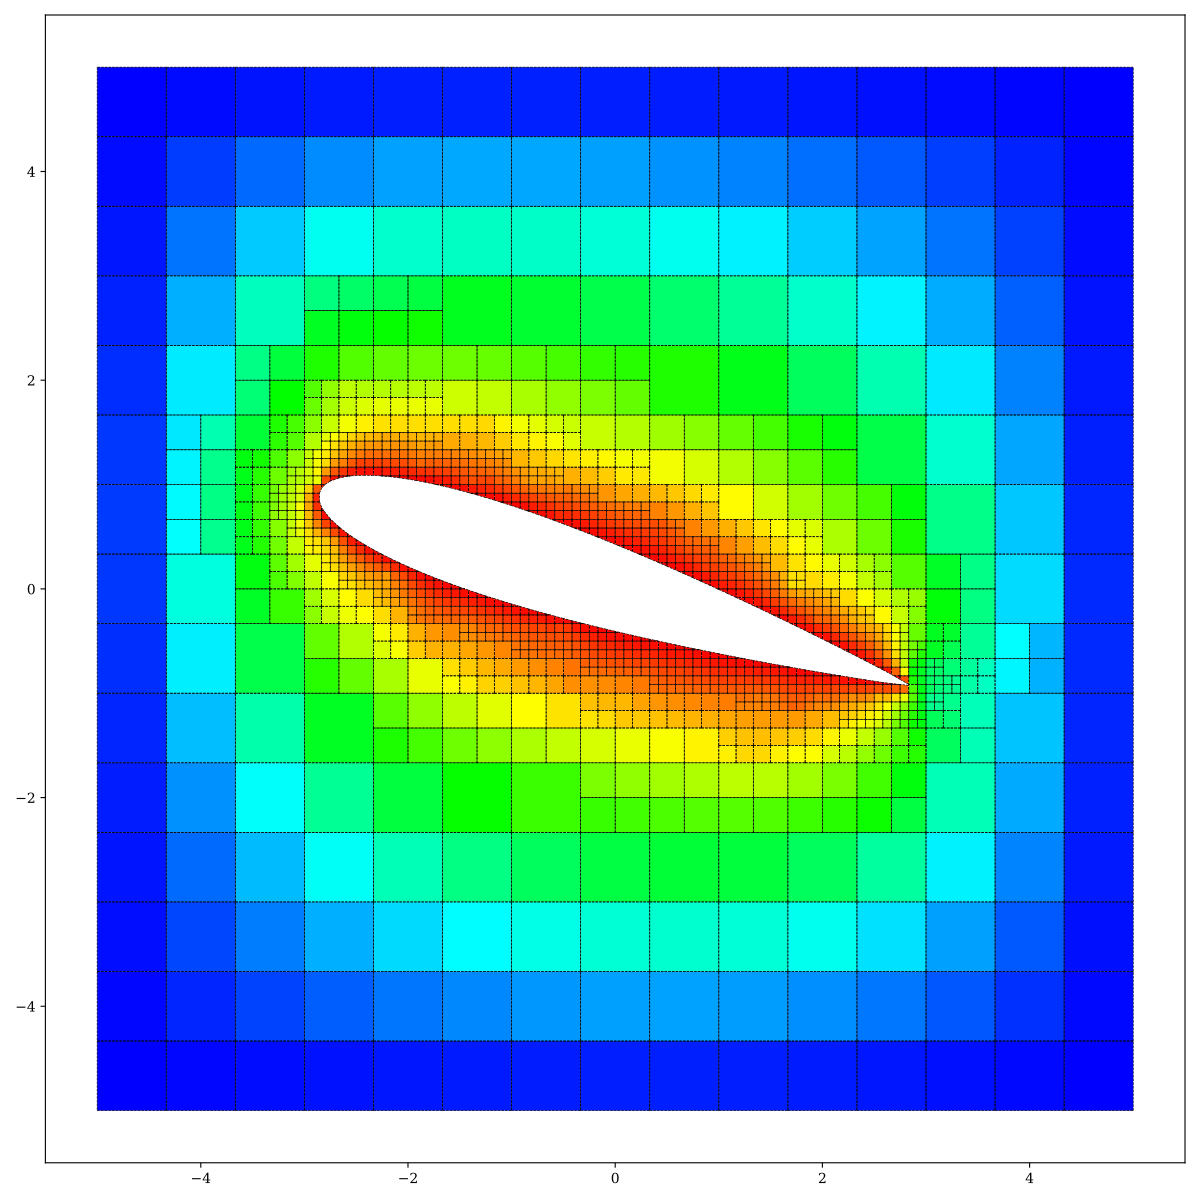

Write the Python code that produced this figure.
#!/usr/bin/env python3
# -*- coding: utf-8 -*-
"""
Created on Sat Jul 11 09:01:50 2020

@author: sebastien
"""

import numpy as np
import matplotlib.pyplot as plt
from GridWizard import GridWizard
#exec(open('GridWizard.py').read())

def precondCGA(A, b, tol=1e-1, KMAX = 10000):
    
    x0 = np.zeros_like(b)
    r_j = b - A.dot(x0)
    p_k = np.copy(r_j)
    w = A.dot(p_k)
    a_k = (r_j.T.dot(r_j)) /(p_k.T.dot(w))
    x_k = x0 + a_k*p_k
    r_k = r_j - a_k*w
    k = 1
    r_k_norm_ = (np.linalg.norm(r_k))
    dr_norm = r_k_norm_
    while(dr_norm > tol and k < KMAX):
        
        r_k_norm = r_k_norm_
        b_k = (r_k.T.dot(r_k)) / (r_j.T.dot(r_j))
        p_l = r_k + b_k*p_k
        w = A.dot(p_l)
        a_l = (r_k.T.dot(r_k)) / (p_l.T.dot(w))
        x_l = x_k + a_l*p_l
        r_l = r_k - a_l*w
        k += 1
        dr_norm = abs(np.linalg.norm(x_l) - np.linalg.norm(x_k))
#        print(dr_norm)
        r_j = np.copy(r_k)
#        p_j = numpy.copy(p_k)
        r_k = np.copy(r_l)
        p_k = np.copy(p_l)
        x_k = np.copy(x_l)
        r_k_norm_ = (np.linalg.norm(r_k))
#        dr_norm = abs(r_k_norm_ - r_k_norm)
        
    if k < KMAX:
        print('Solution found after {0} iterations !'.format(k))
    else:
        print('Solution not found after {0} iterations...'.format(KMAX))
        
    return x_k
        
    


XMIN, XMAX = -5, 5
YMIN, YMAX = -5, 5
LEFT_T, RIGHT_T, UP_T, BOTTOM_T = 50, 50, 50, 50


grid = GridWizard(domain=[-5, 5,  -5, 5], NX = 15, NY = 15, thickness=1.0)
#grid.addObstacle(nodetype='NACA4', nodes='4415', size=4.0, rotate=0.0, refining=4, diffuse=2, faceType=grid.FACE_DIRICHLET, faceParam=250 + 273.15)
grid.addObstacle(nodetype='NACA4', nodes='0015', size=6.0, rotate=-18.0, refining=3, diffuse=2, faceType=grid.FACE_DIRICHLET, faceParam=200 + 273.15)
for i in range(len(grid.cells)):
    for j in range(len(grid.cells[i]['faces'])):
        if grid.cells[i]['faces'][j][1][0] == XMIN:
            grid.cells[i]['faces'][j][4] = grid.FACE_DIRICHLET
            grid.cells[i]['faces'][j][6] = LEFT_T + 273.15 # K
        elif grid.cells[i]['faces'][j][1][0] == XMAX:
            grid.cells[i]['faces'][j][4] = grid.FACE_DIRICHLET
            grid.cells[i]['faces'][j][6] = RIGHT_T + 273.15 # K
        elif grid.cells[i]['faces'][j][1][1] == YMIN:
            grid.cells[i]['faces'][j][4] = grid.FACE_DIRICHLET
            grid.cells[i]['faces'][j][6] = BOTTOM_T + 273.15 # K
        elif grid.cells[i]['faces'][j][1][1] == XMAX:
            grid.cells[i]['faces'][j][4] = grid.FACE_DIRICHLET
            grid.cells[i]['faces'][j][6] = UP_T + 273.15 # K
            
            
#grid.plotMPL(fsize=(8,8), plotObs = True, plotVectors=False, plotCellNum=False)


# Heat flux from the wall
qwall = 0

# Heat source per volume
Svol = 0.0 # W/m3

# Thermal Conductivity  (50 for stell)
k_cond = 500  #W/mk




print("- - - - - - - - - - - - - - -")
print("  let's the magic happen!")
print("- - - - - - - - - - - - - - -")
A = np.zeros((len(grid.cells), len(grid.cells)))
B = np.zeros(len(grid.cells))
T = np.zeros(len(grid.cells))

print("Fill A matrix and B vector...")
for i in range(len(grid.cells)):
    for j in range(len(grid.cells[i]['faces'])):
        if grid.cells[i]['faces'][j][4] == grid.FACE_INTERN and not grid.cells[i]['faces'][j][5] is None:
            ii = grid.cells[i]['faces'][j][5]
            d = np.sqrt((grid.cells[i]['center'][0] - grid.cells[ii]['center'][0])**2 + (grid.cells[i]['center'][1] - grid.cells[ii]['center'][1])**2)#(cell[i][j][7][0] - cell[ii][jj][7][0])**2 + (cell[i][j][7][1] - cell[ii][jj][7][1])**2)
            area = grid.cells[i]['faces'][j][2] * grid.cells[i]['thickness']
            A[i][i] += k_cond/d * area
            A[i][ii] += -k_cond/d * area
        elif grid.cells[i]['faces'][j][4] == grid.FACE_DIRICHLET:
            d = np.sqrt((grid.cells[i]['center'][0] - grid.cells[i]['faces'][j][1][0])**2 + (grid.cells[i]['center'][1] - grid.cells[i]['faces'][j][1][1])**2)#(cell[i][j][7][0] - cell[ii][jj][7][0])**2 + (cell[i][j][7][1] - cell[ii][jj][7][1])**2)
            area = grid.cells[i]['faces'][j][2] * grid.cells[i]['thickness']
            A[i][i] += 2*k_cond/d * area
            B[i] += 2*k_cond/d * area * grid.cells[i]['faces'][j][6]


print("Solving...")
try:
    Tvector = np.linalg.solve(A, B)
except:
    print("LinAlg failed, trying precondCGA...")
    Tvector = precondCGA(A, B, KMAX = int(1e5))



print('Plotting the solution...')
grid.plotMPL(fsize=(12,12), plotVectors=False, plotCellNum=False, plotObs=False, plotCellColor=Tvector,
             figName='simple-diffusion.pdf')
